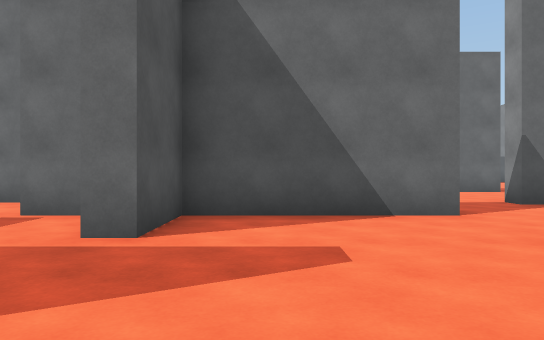
[1] (above)

24 first-person views from a walk through a scene from a Unity 3-D project. The camera is 1.2 m above the floor, looks level and sees 70° across. The floor is counted in squares, 2 m on a side. Each view is taken from the middle of a square. On the plan, view 1 faces up. The plan holds only what a view shows up to about 11 squares ahead; the rest is blank.

[2]
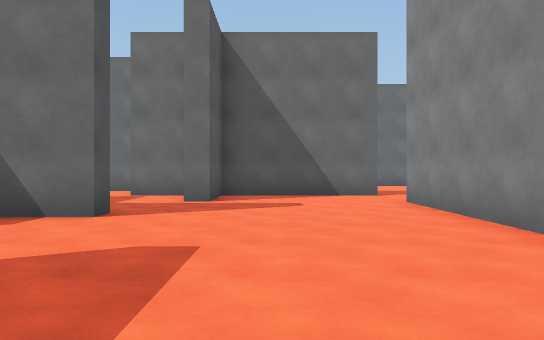

[3]
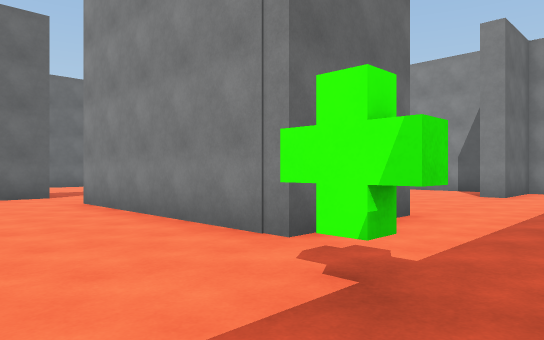

[4]
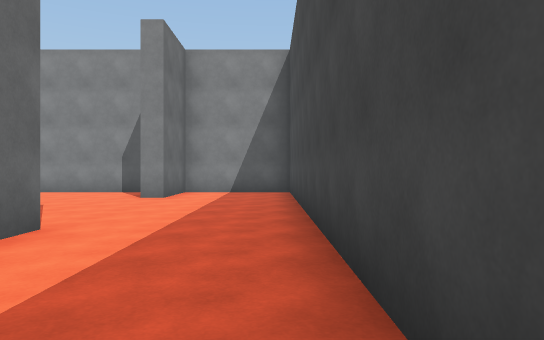

[5]
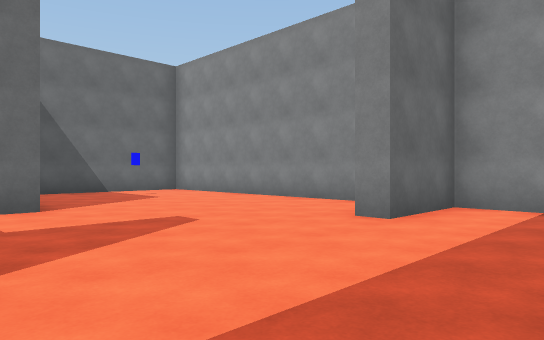

[6]
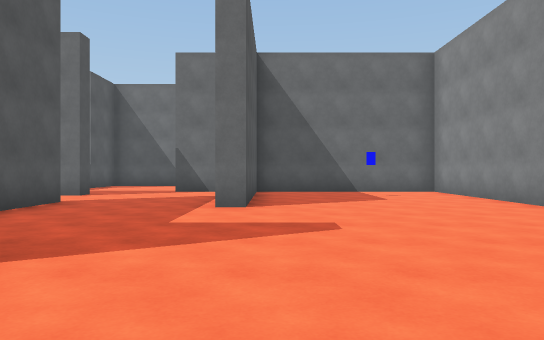

[7]
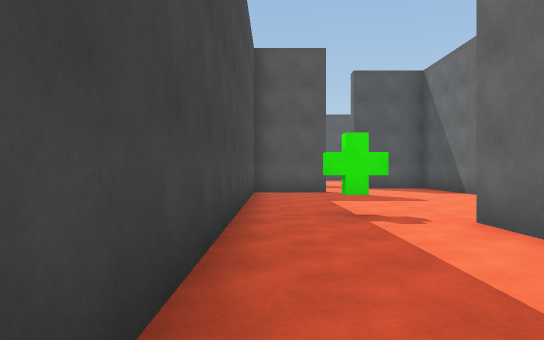

[8]
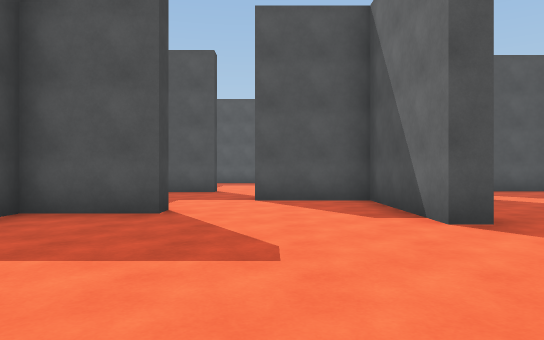

[9]
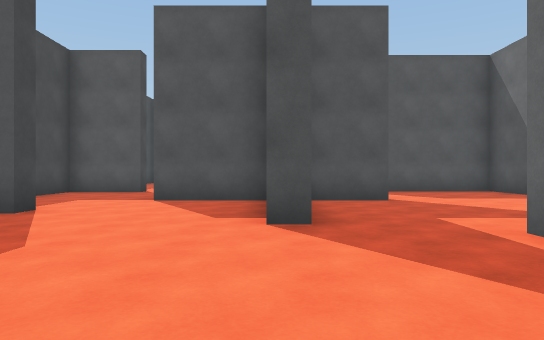

[10]
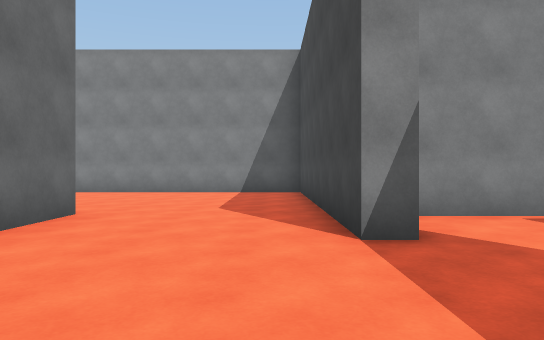

[11]
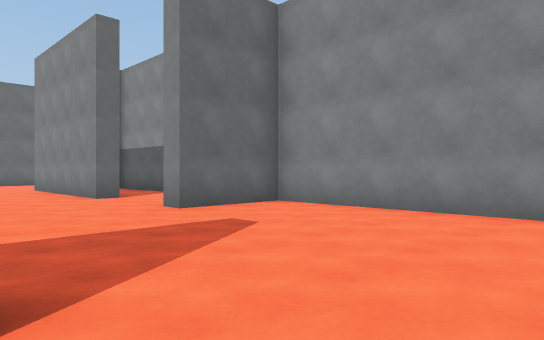

[12]
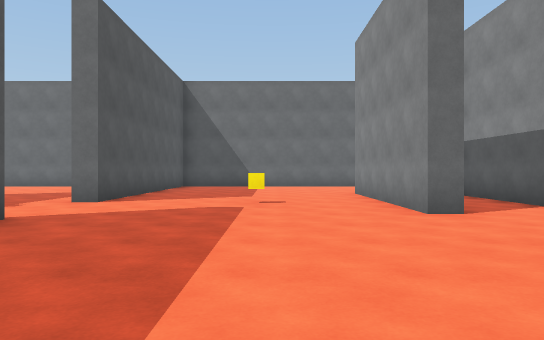

[13]
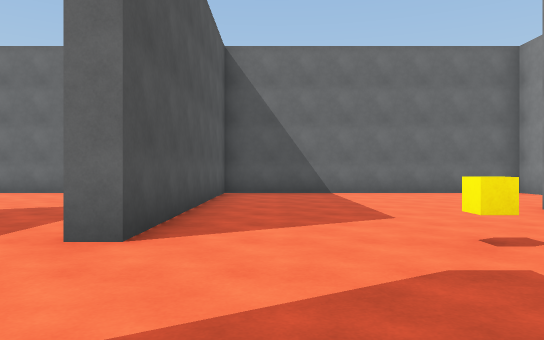

[14]
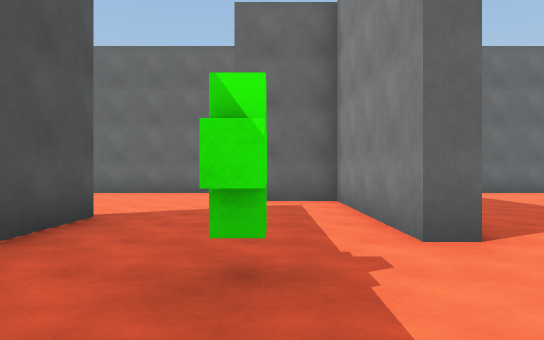

[15]
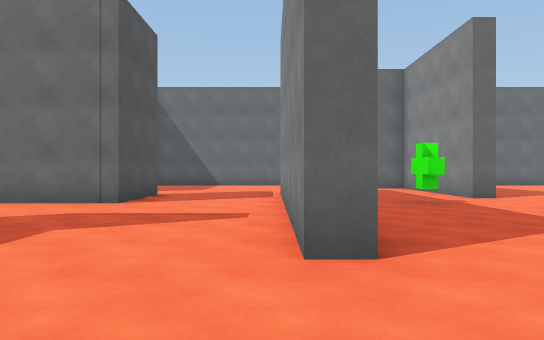

[16]
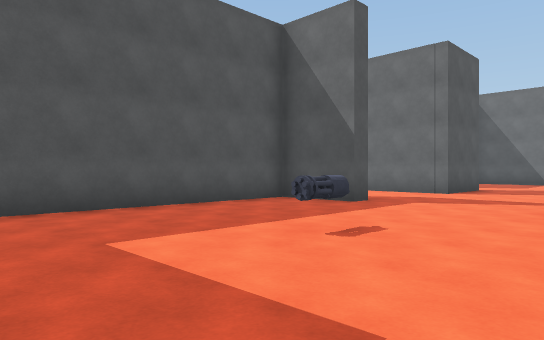

[17]
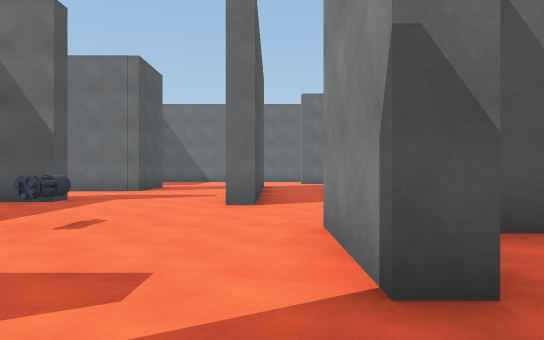

[18]
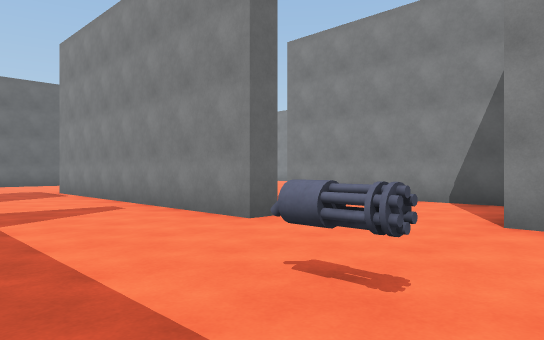

[19]
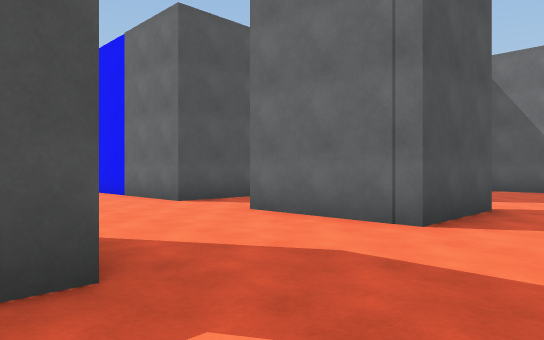

[20]
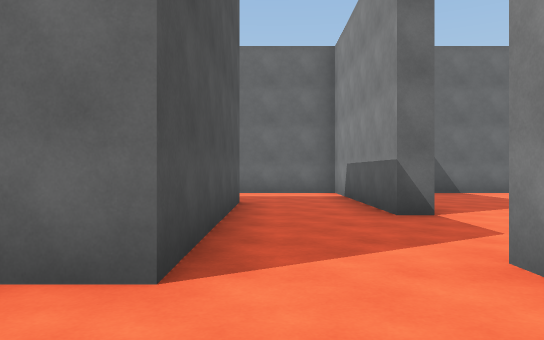

[21]
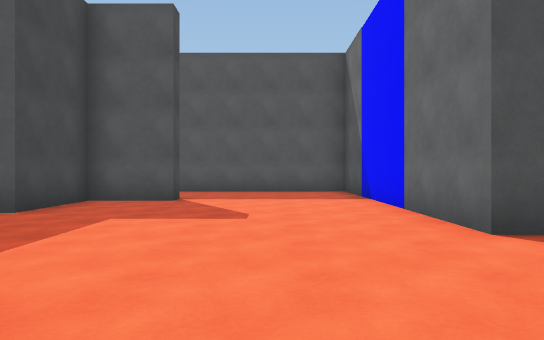

[22]
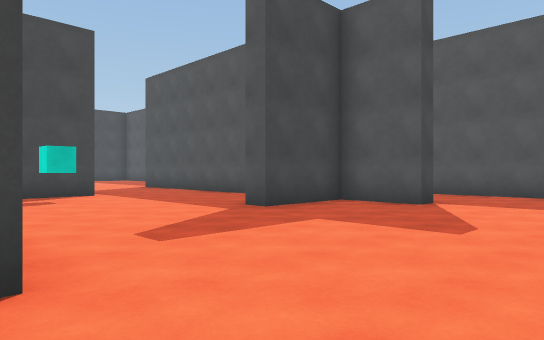

[23]
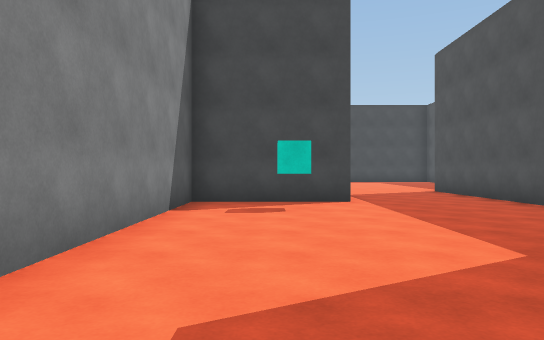

[24]
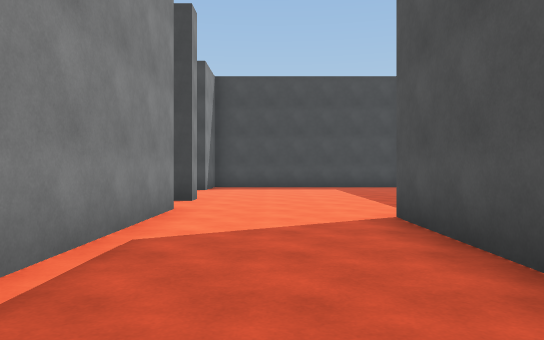

### Floor plan
Ten units are one square. View 1 is at (0, 0); x grows to the right and y downward. Boxes are objects, and circles mark ways between rooms. Rooms are numbered by the first view taken in them; rooms with no view inside come last. Other rooms are left out.
<svg viewBox="-163 -267 283 317">
<path fill="none" stroke="#000" d="M50 17 25 17 25 -34M30 -25 30 -16M15 -51 -12 -51 -12 -34 -18 -34M-23 -15 -23 -9 -57 -9 -57 14M66 -64 66 -23 60 -23M115 6 115 -67 65 -67M-39 26 -34 26 -34 45 115 45 115 17 94 17 94 11M-86 26 -86 45 -70 45M-3 -175 -3 -136 -8 -136 -8 -209M33 -118 33 -168M26 -107 21 -107M-3 -209 -3 -192M-41 -149 -41 -143 -60 -143 -60 -90M64 -107 48 -107M11 -88 6 -88 6 -112M-38 -204 -38 -180 -65 -180M96 -173 91 -173 91 -220M-58 -211 -65 -211 -65 -235M115 -184 115 -211M55 -67 43 -67 43 -72 115 -72 115 -143 91 -143 91 -149M1 -262 -54 -262M25 -56 25 -51 15 -51M61 -44 61 -61M30 -34 30 -25M-86 -232 -86 -180M115 -252 115 -262 38 -262 38 -192 33 -192 33 -235 19 -235M-95 -77 -65 -77 -65 -129M-126 -95 -126 -40M-95 -31 -95 -69M-95 -10 -95 -14M-131 -141 -126 -141 -126 -124 -104 -124 -104 -119M-90 26 -86 26M-86 -180 -158 -180 -158 -129M-57 -34 -57 -18M-74 -72 -90 -72 -90 -42M-46 -72 -51 -72M-20 -51 -34 -51M-95 -14 -90 -14"/>
<rect x="15" y="25" width="10" height="10" fill="#bbb"><title>other object</title></rect>
<rect x="-25" y="-115" width="10" height="10" fill="#bbb"><title>other object</title></rect>
<rect x="15" y="-185" width="10" height="10" fill="#bbb"><title>other object</title></rect>
<rect x="65" y="-195" width="10" height="10" fill="#bbb"><title>cube</title></rect>
<circle cx="25" cy="-45" r="3" fill="#2a7"/>
<circle cx="45" cy="-30" r="3" fill="#2a7"/>
<circle cx="-75" cy="25" r="3" fill="#2a7"/>
<circle cx="-20" cy="-25" r="3" fill="#2a7"/>
<circle cx="-55" cy="-165" r="3" fill="#2a7"/>
<circle cx="-75" cy="-180" r="3" fill="#2a7"/>
<circle cx="-40" cy="-70" r="3" fill="#2a7"/>
<circle cx="-90" cy="-25" r="3" fill="#2a7"/>
<text x="40" y="0">1</text>
<text x="20" y="-160">2</text>
<text x="-110" y="-70">3</text>
<text x="-60" y="-40">4</text>
</svg>
Room 1 opens to room 2. Room 1 opens to room 3. Room 1 opens to room 4. Room 2 opens to room 3. Room 2 opens to room 4. Room 3 opens to room 4.

Where each view was taken, in squares from view 1:
view 1: 0 up, 0 right, facing up
view 2: 4 down, 0 right, facing up
view 3: 4 down, 0 right, facing up-right
view 4: 4 down, 1 right, facing right
view 5: 4 down, 5 right, facing up-right
view 6: 4 down, 7 right, facing up
view 7: 4 down, 7 right, facing left
view 8: 1 down, 2 right, facing left
view 9: 1 up, 2 right, facing left
view 10: 8 up, 1 right, facing right
view 11: 9 up, 6 right, facing up-right
view 12: 12 up, 7 right, facing up
view 13: 16 up, 5 right, facing up
view 14: 16 up, 2 right, facing up
view 15: 11 up, 1 left, facing up
view 16: 8 up, 0 right, facing up-left
view 17: 7 up, 0 right, facing up
view 18: 10 up, 4 left, facing up-right
view 19: 14 up, 2 left, facing up-left
view 20: 16 up, 8 left, facing up
view 21: 16 up, 5 left, facing left
view 22: 17 up, 6 left, facing down-left
view 23: 15 up, 8 left, facing down
view 24: 9 up, 11 left, facing down
